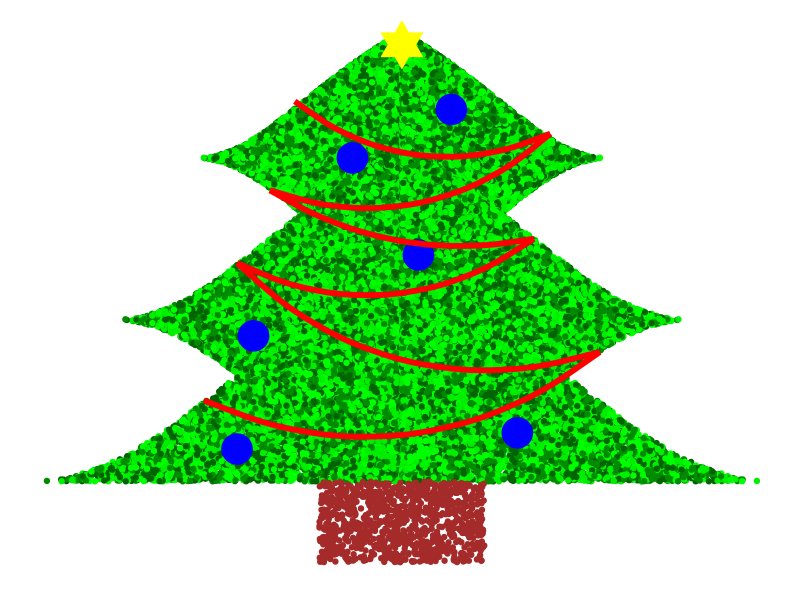

Recreate this plot in R.
library(ggplot2)

# generowanie losowych punktów

x1 <- runif(100000, -1, 1)
y1 <- runif(100000, -1, 1.6)

# równanie na serce
which1 <- x1^2+(y1-(x1^2)^(1/4))^2<=1
x1 <- x1[which1]
y1 <- y1[which1]

# drugi poziom
x2 <- 1.5*x1 -1
y2 <- 1.5*y1 

# trzeci poziom
x3 <- 2*x1 -2
y3 <- 2*y1


dt <- data.frame(c(x1,x2,x3),c(y1,y2,y3))
colnames(dt) <- c("x", "y")
dt$y <- dt$y - 0.25
dt <- dt[dt$x>-2 & dt$x<1 & dt$y>-2.25 & dt$y<0,]
dt <- data.frame(c(dt$x,dt$x), c(dt$y, -dt$y))
colnames(dt) <- c("x", "y")

#pieniek

p1 <- runif(1000, -0.5, 0.5)
p2 <- runif(1000, -2.5, -2)

pieniek <- data.frame(p1,p2)

colors <- c('green', 'green2', 'green4', 'darkgreen')
colors2 <- rep(colors,length.out=dim(dt)[1])

bombki <- data.frame(c(-1.8, -1.7, -1.1, -0.6, 0, 0.3), c(-1,0.7,-0.9,0.1,-0.3,0.3))
colnames(bombki) <- c("x", "y")

lancuch <- data.frame(data.frame(x1 = -0.5, x2 = 1, y1 = 21.0, y2 = 15.0))

gwiazda <- data.frame(c(0), c(0.7))
colnames(gwiazda)<- c("x", "y")

ggplot(data=NULL) + geom_point(data=dt, aes(x = y, y=x), col=colors2) + 
  geom_point(data=bombki, aes(x=y, y=x), size=10, col='blue') +
  geom_point (data=pieniek, aes(x=p1, y=p2), col='brown') + 
  geom_point(data=gwiazda, aes(x=x, y=y),size=10,shape=24, col="yellow", fill='yellow') +
  geom_point(data=gwiazda, aes(x=x ,y=y),size=10,shape=25, col="yellow", fill='yellow') +
  geom_curve(aes(x=-1,xend=1.2,y=-0.65,yend=-1.2), col='red',size=2, curvature = 0.3) + 
  geom_curve(aes(x=1.2, y=-1.2, xend=-1.2, yend=-1.5), size=2, col="red", curvature = -0.3) +
  geom_curve(aes(x=-1,xend=0.8,y=-0.65,yend=-0.5), col='red',size=2, curvature = 0.3) +
  geom_curve(aes(x=-0.8,xend=0.8,y=-0.2,yend=-0.5), col='red',size=2, curvature = 0.2) +
  geom_curve(aes(x=-0.8,xend=0.9,y=-0.2,yend=0.15), col='red',size=2, curvature = 0.3) +
  geom_curve(aes(x=-0.65,xend=0.9,y=0.35,yend=0.15), col='red',size=2, curvature = 0.3) +
  theme(axis.line=element_blank(),axis.text.x=element_blank(),
        axis.text.y=element_blank(),axis.ticks=element_blank(),
        axis.title.x=element_blank(),
        axis.title.y=element_blank(),legend.position="none",
        panel.background=element_blank(),panel.border=element_blank(),panel.grid.major=element_blank(),
        panel.grid.minor=element_blank(),plot.background=element_blank())
  
  
